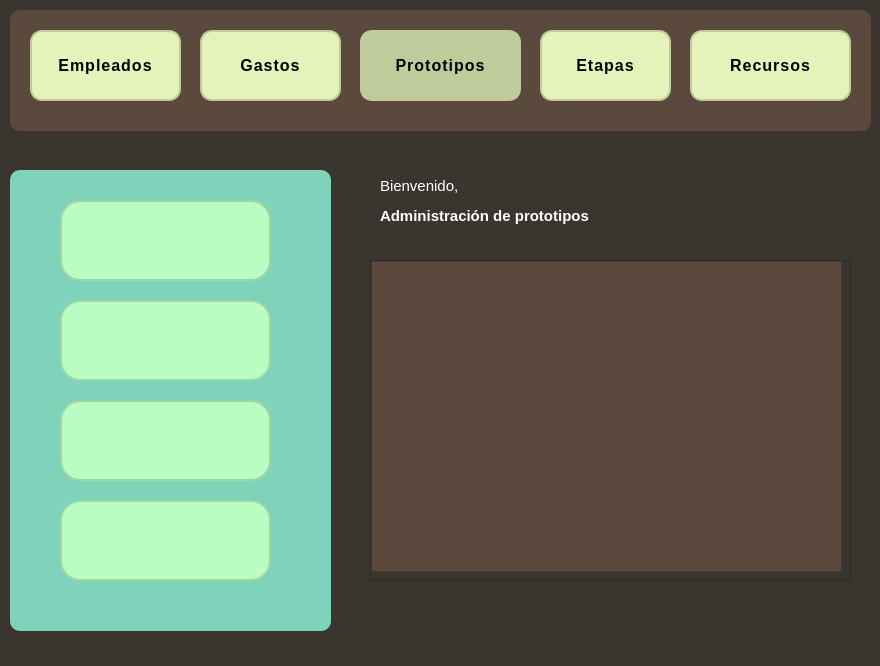
<?xml version="1.0" encoding="UTF-8"?>
<ui version="4.0">
 <class>MainWindow</class>
 <widget class="QMainWindow" name="MainWindow">
  <property name="geometry">
   <rect>
    <x>0</x>
    <y>0</y>
    <width>880</width>
    <height>666</height>
   </rect>
  </property>
  <property name="windowTitle">
   <string>MainWindow</string>
  </property>
  <property name="styleSheet">
   <string notr="true">color:white;
background-color: rgb(58, 53, 47);
</string>
  </property>
  <property name="labelUsuario" stdset="0">
   <string/>
  </property>
  <widget class="QWidget" name="centralwidget">
   <widget class="QLabel" name="label">
    <property name="geometry">
     <rect>
      <x>380</x>
      <y>200</y>
      <width>211</width>
      <height>31</height>
     </rect>
    </property>
    <property name="maximumSize">
     <size>
      <width>16777215</width>
      <height>31</height>
     </size>
    </property>
    <property name="styleSheet">
     <string notr="true">font: 15px;
font-family: 'Open Sans', Arial, sans-serif;
color: white;
font-weight: bold;</string>
    </property>
    <property name="text">
     <string>Administración de prototipos</string>
    </property>
   </widget>
   <widget class="QFrame" name="frame">
    <property name="geometry">
     <rect>
      <x>10</x>
      <y>10</y>
      <width>861</width>
      <height>121</height>
     </rect>
    </property>
    <property name="styleSheet">
     <string notr="true">QFrame{
background-color: rgb(92, 73, 61);
border-radius: 10px;
}

QPushButton {
    background-color: #e5f3ba;
    border: 2px solid rgb(192, 203, 155);
    border-radius: 12px;
    padding: 12px 20px;
    font-family: 'Open Sans', Arial, sans-serif;
    font-size: 16px;
    font-weight: 600;
    letter-spacing: 1px;
    text-transform: uppercase;
}
QPushButton:hover {
    background-color:  rgb(192, 203, 155);
}
QPushButton:pressed {
    background-color: #e5f3ba;
}


</string>
    </property>
    <property name="frameShape">
     <enum>QFrame::StyledPanel</enum>
    </property>
    <property name="frameShadow">
     <enum>QFrame::Raised</enum>
    </property>
    <widget class="QPushButton" name="btnEmpleados">
     <property name="geometry">
      <rect>
       <x>20</x>
       <y>20</y>
       <width>151</width>
       <height>71</height>
      </rect>
     </property>
     <property name="styleSheet">
      <string notr="true">color:black;</string>
     </property>
     <property name="text">
      <string>Empleados</string>
     </property>
    </widget>
    <widget class="QPushButton" name="btnGastos">
     <property name="geometry">
      <rect>
       <x>190</x>
       <y>20</y>
       <width>141</width>
       <height>71</height>
      </rect>
     </property>
     <property name="styleSheet">
      <string notr="true">color:black;</string>
     </property>
     <property name="text">
      <string>Gastos</string>
     </property>
    </widget>
    <widget class="QPushButton" name="btnProto">
     <property name="geometry">
      <rect>
       <x>350</x>
       <y>20</y>
       <width>161</width>
       <height>71</height>
      </rect>
     </property>
     <property name="styleSheet">
      <string notr="true">color:black;
background-color: rgb(192, 203, 155);</string>
     </property>
     <property name="text">
      <string>Prototipos</string>
     </property>
    </widget>
    <widget class="QPushButton" name="btnEtapas">
     <property name="geometry">
      <rect>
       <x>530</x>
       <y>20</y>
       <width>131</width>
       <height>71</height>
      </rect>
     </property>
     <property name="styleSheet">
      <string notr="true">color:black;</string>
     </property>
     <property name="text">
      <string>Etapas</string>
     </property>
    </widget>
    <widget class="QPushButton" name="btnRecursos">
     <property name="geometry">
      <rect>
       <x>680</x>
       <y>20</y>
       <width>161</width>
       <height>71</height>
      </rect>
     </property>
     <property name="styleSheet">
      <string notr="true">color:black;</string>
     </property>
     <property name="text">
      <string>Recursos</string>
     </property>
    </widget>
   </widget>
   <widget class="QLabel" name="labelusu">
    <property name="geometry">
     <rect>
      <x>380</x>
      <y>170</y>
      <width>291</width>
      <height>31</height>
     </rect>
    </property>
    <property name="styleSheet">
     <string notr="true">font: 15px;
font-family: 'Open Sans', Arial, sans-serif;
color: white</string>
    </property>
    <property name="text">
     <string>Bienvenido,</string>
    </property>
   </widget>
   <widget class="QFrame" name="frame_2">
    <property name="geometry">
     <rect>
      <x>10</x>
      <y>170</y>
      <width>321</width>
      <height>461</height>
     </rect>
    </property>
    <property name="styleSheet">
     <string notr="true">QFrame{
background-color: #80d3bb;
border-radius: 10px;
}

QPushButton {
        background-color: #bafdc2;
        font-family: &quot;Arial&quot;;
        font-size: 14px;
        font-weight: bold; 
		border-radius: 20px;
		 border: 2px solid rgb(157, 213, 164);

}

QPushButton:hover {
    background-color: rgb(157, 213, 164);
}
QPushButton:pressed {
    background-color: rgb(0, 95, 0);
    border-color: rgb(0, 85, 0);
}
</string>
    </property>
    <property name="frameShape">
     <enum>QFrame::StyledPanel</enum>
    </property>
    <property name="frameShadow">
     <enum>QFrame::Raised</enum>
    </property>
    <widget class="QPushButton" name="btnAddProto">
     <property name="geometry">
      <rect>
       <x>50</x>
       <y>30</y>
       <width>211</width>
       <height>81</height>
      </rect>
     </property>
     <property name="cursor">
      <cursorShape>PointingHandCursor</cursorShape>
     </property>
     <property name="styleSheet">
      <string notr="true"/>
     </property>
     <property name="text">
      <string/>
     </property>
     <property name="icon">
      <iconset>
       <normaloff>imagenes/anadir-imagen.png</normaloff>imagenes/anadir-imagen.png</iconset>
     </property>
     <property name="iconSize">
      <size>
       <width>50</width>
       <height>50</height>
      </size>
     </property>
    </widget>
    <widget class="QPushButton" name="btnDeleteProto">
     <property name="geometry">
      <rect>
       <x>50</x>
       <y>130</y>
       <width>211</width>
       <height>81</height>
      </rect>
     </property>
     <property name="cursor">
      <cursorShape>PointingHandCursor</cursorShape>
     </property>
     <property name="styleSheet">
      <string notr="true"/>
     </property>
     <property name="text">
      <string/>
     </property>
     <property name="icon">
      <iconset>
       <normaloff>imagenes/prototipo (2).png</normaloff>imagenes/prototipo (2).png</iconset>
     </property>
     <property name="iconSize">
      <size>
       <width>50</width>
       <height>50</height>
      </size>
     </property>
    </widget>
    <widget class="QPushButton" name="btnEditProto">
     <property name="geometry">
      <rect>
       <x>50</x>
       <y>230</y>
       <width>211</width>
       <height>81</height>
      </rect>
     </property>
     <property name="cursor">
      <cursorShape>PointingHandCursor</cursorShape>
     </property>
     <property name="styleSheet">
      <string notr="true"/>
     </property>
     <property name="text">
      <string/>
     </property>
     <property name="icon">
      <iconset>
       <normaloff>imagenes/prototipo (1).png</normaloff>imagenes/prototipo (1).png</iconset>
     </property>
     <property name="iconSize">
      <size>
       <width>50</width>
       <height>50</height>
      </size>
     </property>
    </widget>
    <widget class="QPushButton" name="btninspectProto">
     <property name="geometry">
      <rect>
       <x>50</x>
       <y>330</y>
       <width>211</width>
       <height>81</height>
      </rect>
     </property>
     <property name="cursor">
      <cursorShape>PointingHandCursor</cursorShape>
     </property>
     <property name="text">
      <string/>
     </property>
     <property name="icon">
      <iconset>
       <normaloff>imagenes/prototipo (3).png</normaloff>imagenes/prototipo (3).png</iconset>
     </property>
     <property name="iconSize">
      <size>
       <width>50</width>
       <height>50</height>
      </size>
     </property>
    </widget>
   </widget>
   <widget class="QScrollArea" name="scrollArea_2">
    <property name="geometry">
     <rect>
      <x>370</x>
      <y>260</y>
      <width>481</width>
      <height>321</height>
     </rect>
    </property>
    <property name="widgetResizable">
     <bool>true</bool>
    </property>
    <widget class="QWidget" name="scrollAreaWidgetContents_2">
     <property name="geometry">
      <rect>
       <x>0</x>
       <y>0</y>
       <width>479</width>
       <height>319</height>
      </rect>
     </property>
     <widget class="QListWidget" name="listProto">
      <property name="geometry">
       <rect>
        <x>0</x>
        <y>0</y>
        <width>471</width>
        <height>311</height>
       </rect>
      </property>
      <property name="styleSheet">
       <string notr="true">color: white;
background-color: rgb(92, 73, 61);</string>
      </property>
     </widget>
    </widget>
   </widget>
  </widget>
 </widget>
 <resources/>
 <connections/>
</ui>
